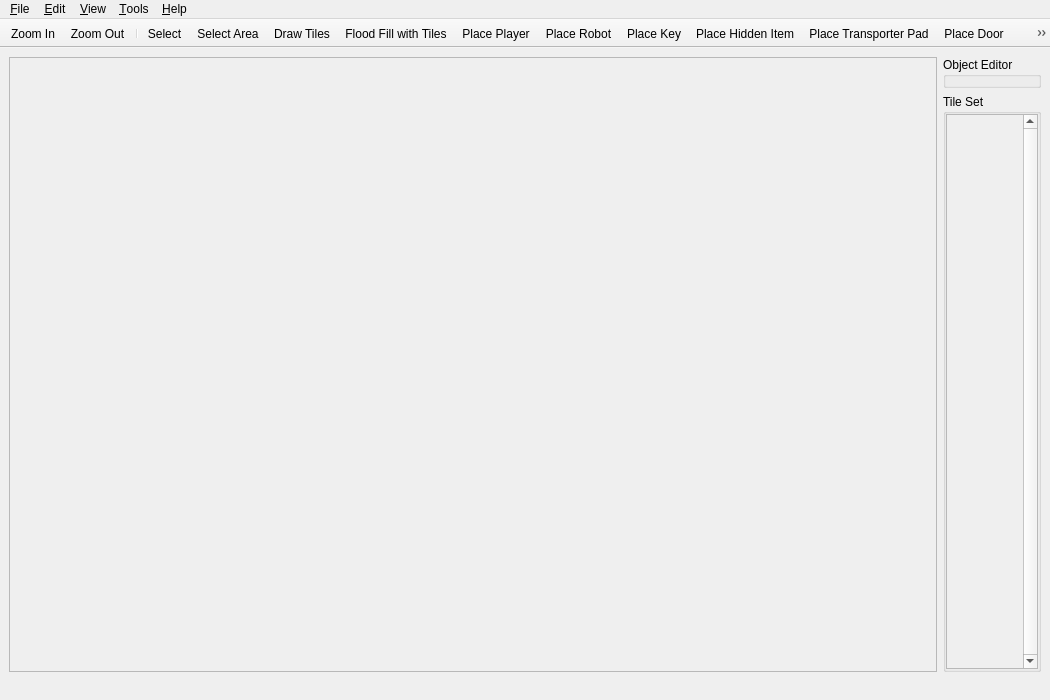
<?xml version="1.0" encoding="UTF-8"?>
<ui version="4.0">
 <class>MainWindow</class>
 <widget class="QMainWindow" name="MainWindow">
  <property name="geometry">
   <rect>
    <x>0</x>
    <y>0</y>
    <width>1050</width>
    <height>700</height>
   </rect>
  </property>
  <widget class="QWidget" name="centralwidget">
   <layout class="QHBoxLayout" name="horizontalLayout" stretch="1,0">
    <item>
     <widget class="ScrollArea" name="scrollAreaMap">
      <property name="sizePolicy">
       <sizepolicy hsizetype="Preferred" vsizetype="Preferred">
        <horstretch>0</horstretch>
        <verstretch>0</verstretch>
       </sizepolicy>
      </property>
      <property name="widgetResizable">
       <bool>true</bool>
      </property>
      <property name="alignment">
       <set>Qt::AlignCenter</set>
      </property>
      <widget class="QWidget" name="scrollAreaWidgetContents_2">
       <property name="geometry">
        <rect>
         <x>0</x>
         <y>0</y>
         <width>917</width>
         <height>611</height>
        </rect>
       </property>
       <layout class="QHBoxLayout" name="horizontalLayout_5">
        <property name="leftMargin">
         <number>0</number>
        </property>
        <property name="topMargin">
         <number>0</number>
        </property>
        <property name="rightMargin">
         <number>0</number>
        </property>
        <property name="bottomMargin">
         <number>0</number>
        </property>
        <item>
         <widget class="MapWidget" name="mapWidget" native="true">
          <property name="sizePolicy">
           <sizepolicy hsizetype="Fixed" vsizetype="Fixed">
            <horstretch>0</horstretch>
            <verstretch>0</verstretch>
           </sizepolicy>
          </property>
         </widget>
        </item>
       </layout>
      </widget>
     </widget>
    </item>
    <item>
     <layout class="QVBoxLayout" name="verticalLayout_3" stretch="0,1">
      <item>
       <widget class="ObjectEditWidget" name="objectEditor">
        <property name="title">
         <string>Object Editor</string>
        </property>
       </widget>
      </item>
      <item>
       <widget class="QGroupBox" name="groupTileSet">
        <property name="sizePolicy">
         <sizepolicy hsizetype="Preferred" vsizetype="Expanding">
          <horstretch>0</horstretch>
          <verstretch>0</verstretch>
         </sizepolicy>
        </property>
        <property name="title">
         <string>Tile Set</string>
        </property>
        <layout class="QVBoxLayout" name="verticalLayout">
         <property name="leftMargin">
          <number>0</number>
         </property>
         <property name="topMargin">
          <number>0</number>
         </property>
         <property name="rightMargin">
          <number>0</number>
         </property>
         <property name="bottomMargin">
          <number>0</number>
         </property>
         <item>
          <widget class="QScrollArea" name="scrollAreaTileSet">
           <property name="sizePolicy">
            <sizepolicy hsizetype="Preferred" vsizetype="Expanding">
             <horstretch>0</horstretch>
             <verstretch>0</verstretch>
            </sizepolicy>
           </property>
           <property name="verticalScrollBarPolicy">
            <enum>Qt::ScrollBarAlwaysOn</enum>
           </property>
           <property name="horizontalScrollBarPolicy">
            <enum>Qt::ScrollBarAsNeeded</enum>
           </property>
           <property name="widgetResizable">
            <bool>true</bool>
           </property>
           <widget class="QWidget" name="scrollAreaWidgetContents">
            <property name="geometry">
             <rect>
              <x>0</x>
              <y>0</y>
              <width>83</width>
              <height>549</height>
             </rect>
            </property>
            <layout class="QHBoxLayout" name="horizontalLayout_2">
             <property name="leftMargin">
              <number>0</number>
             </property>
             <property name="topMargin">
              <number>0</number>
             </property>
             <property name="rightMargin">
              <number>0</number>
             </property>
             <property name="bottomMargin">
              <number>0</number>
             </property>
             <item>
              <widget class="TileWidget" name="tileWidget" native="true">
               <property name="sizePolicy">
                <sizepolicy hsizetype="Fixed" vsizetype="Fixed">
                 <horstretch>0</horstretch>
                 <verstretch>0</verstretch>
                </sizepolicy>
               </property>
              </widget>
             </item>
            </layout>
           </widget>
          </widget>
         </item>
        </layout>
       </widget>
      </item>
     </layout>
    </item>
   </layout>
  </widget>
  <widget class="QMenuBar" name="menubar">
   <property name="geometry">
    <rect>
     <x>0</x>
     <y>0</y>
     <width>1050</width>
     <height>19</height>
    </rect>
   </property>
   <widget class="QMenu" name="menuView">
    <property name="title">
     <string>&amp;View</string>
    </property>
    <addaction name="separator"/>
    <addaction name="actionZoomIn"/>
    <addaction name="actionZoomOut"/>
    <addaction name="separator"/>
    <addaction name="actionShowObjects"/>
    <addaction name="actionShowGrid"/>
    <addaction name="separator"/>
    <addaction name="actionHighlightWalkable"/>
    <addaction name="actionHighlightHoverable"/>
    <addaction name="actionHighlightMoveable"/>
    <addaction name="actionHighlightDestructible"/>
    <addaction name="actionHighlightShootThrough"/>
    <addaction name="actionHighlightPushOnto"/>
    <addaction name="actionHighlightSearchable"/>
   </widget>
   <widget class="QMenu" name="menuFile">
    <property name="title">
     <string>&amp;File</string>
    </property>
    <addaction name="separator"/>
    <addaction name="actionNew"/>
    <addaction name="actionOpen"/>
    <addaction name="actionSave"/>
    <addaction name="actionSaveAs"/>
    <addaction name="separator"/>
    <addaction name="actionQuit"/>
   </widget>
   <widget class="QMenu" name="menuHelp">
    <property name="title">
     <string>&amp;Help</string>
    </property>
    <addaction name="actionHowToUse"/>
    <addaction name="actionAbout"/>
   </widget>
   <widget class="QMenu" name="menuTools">
    <property name="title">
     <string>&amp;Tools</string>
    </property>
    <addaction name="separator"/>
    <addaction name="actionSelect"/>
    <addaction name="actionSelectArea"/>
    <addaction name="separator"/>
    <addaction name="actionDrawTiles"/>
    <addaction name="actionFloodFill"/>
    <addaction name="separator"/>
    <addaction name="actionPlacePlayer"/>
    <addaction name="actionPlaceRobot"/>
    <addaction name="actionPlaceKey"/>
    <addaction name="actionPlaceHiddenItem"/>
    <addaction name="actionPlaceTransporterPad"/>
    <addaction name="actionPlaceDoor"/>
    <addaction name="actionPlaceElevator"/>
    <addaction name="actionPlaceTrashCompactor"/>
    <addaction name="actionPlaceWaterRaft"/>
    <addaction name="actionDeleteObject"/>
    <addaction name="separator"/>
    <addaction name="actionValidateMap"/>
   </widget>
   <widget class="QMenu" name="menuEdit">
    <property name="title">
     <string>&amp;Edit</string>
    </property>
    <addaction name="actionSelectAll"/>
    <addaction name="actionCopyArea"/>
    <addaction name="actionCopyObjects"/>
    <addaction name="actionCutArea"/>
    <addaction name="actionCutObjects"/>
    <addaction name="actionPaste"/>
    <addaction name="separator"/>
    <addaction name="actionFill"/>
   </widget>
   <addaction name="menuFile"/>
   <addaction name="menuEdit"/>
   <addaction name="menuView"/>
   <addaction name="menuTools"/>
   <addaction name="menuHelp"/>
  </widget>
  <widget class="QStatusBar" name="statusbar">
   <property name="sizeGripEnabled">
    <bool>false</bool>
   </property>
  </widget>
  <widget class="QToolBar" name="toolBar">
   <property name="windowTitle">
    <string>Main Toolbar</string>
   </property>
   <property name="movable">
    <bool>false</bool>
   </property>
   <property name="iconSize">
    <size>
     <width>16</width>
     <height>16</height>
    </size>
   </property>
   <property name="floatable">
    <bool>false</bool>
   </property>
   <attribute name="toolBarArea">
    <enum>TopToolBarArea</enum>
   </attribute>
   <attribute name="toolBarBreak">
    <bool>false</bool>
   </attribute>
   <addaction name="actionZoomIn"/>
   <addaction name="actionZoomOut"/>
   <addaction name="separator"/>
   <addaction name="actionSelect"/>
   <addaction name="actionSelectArea"/>
   <addaction name="actionDrawTiles"/>
   <addaction name="actionFloodFill"/>
   <addaction name="actionPlacePlayer"/>
   <addaction name="actionPlaceRobot"/>
   <addaction name="actionPlaceKey"/>
   <addaction name="actionPlaceHiddenItem"/>
   <addaction name="actionPlaceTransporterPad"/>
   <addaction name="actionPlaceDoor"/>
   <addaction name="actionPlaceElevator"/>
   <addaction name="actionPlaceTrashCompactor"/>
   <addaction name="actionPlaceWaterRaft"/>
   <addaction name="actionDeleteObject"/>
  </widget>
  <action name="actionHighlightWalkable">
   <property name="checkable">
    <bool>true</bool>
   </property>
   <property name="text">
    <string>Highlight &amp;Walkable</string>
   </property>
   <property name="toolTip">
    <string>Highlight walkable tiles</string>
   </property>
   <property name="shortcut">
    <string>1</string>
   </property>
  </action>
  <action name="actionHighlightHoverable">
   <property name="checkable">
    <bool>true</bool>
   </property>
   <property name="text">
    <string>Highlight &amp;Hoverable</string>
   </property>
   <property name="toolTip">
    <string>Highlight hoverable tiles</string>
   </property>
   <property name="shortcut">
    <string>2</string>
   </property>
  </action>
  <action name="actionHighlightMoveable">
   <property name="checkable">
    <bool>true</bool>
   </property>
   <property name="text">
    <string>Highlight &amp;Movable</string>
   </property>
   <property name="toolTip">
    <string>Highlight movable tiles</string>
   </property>
   <property name="shortcut">
    <string>3</string>
   </property>
  </action>
  <action name="actionHighlightDestructible">
   <property name="checkable">
    <bool>true</bool>
   </property>
   <property name="text">
    <string>Highlight &amp;Destructible</string>
   </property>
   <property name="toolTip">
    <string>Highlight destructible tiles</string>
   </property>
   <property name="shortcut">
    <string>4</string>
   </property>
  </action>
  <action name="actionHighlightShootThrough">
   <property name="checkable">
    <bool>true</bool>
   </property>
   <property name="text">
    <string>Highlight Shoot &amp;Through</string>
   </property>
   <property name="toolTip">
    <string>Highlight tiles that can be shot through</string>
   </property>
   <property name="shortcut">
    <string>5</string>
   </property>
  </action>
  <action name="actionHighlightPushOnto">
   <property name="checkable">
    <bool>true</bool>
   </property>
   <property name="text">
    <string>Highlight &amp;Push Onto</string>
   </property>
   <property name="toolTip">
    <string>Highlight tiles onto which objects can be pushed</string>
   </property>
   <property name="shortcut">
    <string>6</string>
   </property>
  </action>
  <action name="actionHighlightSearchable">
   <property name="checkable">
    <bool>true</bool>
   </property>
   <property name="text">
    <string>Highlight &amp;Searchable</string>
   </property>
   <property name="toolTip">
    <string>Highlight searchable tiles</string>
   </property>
   <property name="shortcut">
    <string>7</string>
   </property>
  </action>
  <action name="actionQuit">
   <property name="text">
    <string>&amp;Quit</string>
   </property>
   <property name="shortcut">
    <string>Ctrl+Q</string>
   </property>
  </action>
  <action name="actionZoomIn">
   <property name="icon">
    <iconset resource="../res/res.qrc">
     <normaloff>:/zoom_in.svg</normaloff>:/zoom_in.svg</iconset>
   </property>
   <property name="text">
    <string>Zoom &amp;In</string>
   </property>
   <property name="toolTip">
    <string>Zoom In</string>
   </property>
   <property name="shortcut">
    <string>+</string>
   </property>
  </action>
  <action name="actionZoomOut">
   <property name="icon">
    <iconset resource="../res/res.qrc">
     <normaloff>:/zoom_out.svg</normaloff>:/zoom_out.svg</iconset>
   </property>
   <property name="text">
    <string>Zoom &amp;Out</string>
   </property>
   <property name="shortcut">
    <string>-</string>
   </property>
  </action>
  <action name="actionShowObjects">
   <property name="checkable">
    <bool>true</bool>
   </property>
   <property name="text">
    <string>&amp;Show Objects</string>
   </property>
   <property name="shortcut">
    <string>Space</string>
   </property>
  </action>
  <action name="actionAbout">
   <property name="text">
    <string>&amp;About</string>
   </property>
  </action>
  <action name="actionClickEveryTile">
   <property name="text">
    <string>Click Every Tile</string>
   </property>
  </action>
  <action name="actionSelect">
   <property name="checkable">
    <bool>true</bool>
   </property>
   <property name="icon">
    <iconset resource="../res/res.qrc">
     <normaloff>:/pointer.svg</normaloff>:/pointer.svg</iconset>
   </property>
   <property name="text">
    <string>&amp;Select</string>
   </property>
   <property name="toolTip">
    <string>Select objects on the map. Click on them to display and edit their properties.</string>
   </property>
   <property name="shortcut">
    <string>Esc</string>
   </property>
  </action>
  <action name="actionDrawTiles">
   <property name="checkable">
    <bool>true</bool>
   </property>
   <property name="icon">
    <iconset resource="../res/res.qrc">
     <normaloff>:/paintbrush.svg</normaloff>:/paintbrush.svg</iconset>
   </property>
   <property name="text">
    <string>Draw &amp;Tiles</string>
   </property>
   <property name="toolTip">
    <string>Draw map tiles. Use this to draw the map background.</string>
   </property>
   <property name="shortcut">
    <string>T</string>
   </property>
  </action>
  <action name="actionShowGrid">
   <property name="checkable">
    <bool>true</bool>
   </property>
   <property name="text">
    <string>Show &amp;Grid</string>
   </property>
   <property name="shortcut">
    <string>G</string>
   </property>
  </action>
  <action name="actionLoadTilesetFromFile">
   <property name="text">
    <string>Load Tileset from &amp;File...</string>
   </property>
  </action>
  <action name="actionPlacePlayer">
   <property name="checkable">
    <bool>true</bool>
   </property>
   <property name="icon">
    <iconset resource="../res/res.qrc">
     <normaloff>:/stickfigure.svg</normaloff>:/stickfigure.svg</iconset>
   </property>
   <property name="text">
    <string>Place &amp;Player</string>
   </property>
   <property name="toolTip">
    <string>Place player</string>
   </property>
   <property name="shortcut">
    <string>P</string>
   </property>
  </action>
  <action name="actionPlaceRobot">
   <property name="checkable">
    <bool>true</bool>
   </property>
   <property name="icon">
    <iconset resource="../res/res.qrc">
     <normaloff>:/hoverbot.svg</normaloff>:/hoverbot.svg</iconset>
   </property>
   <property name="text">
    <string>Place &amp;Robot</string>
   </property>
   <property name="toolTip">
    <string>Place robot</string>
   </property>
   <property name="shortcut">
    <string>R</string>
   </property>
  </action>
  <action name="actionDeleteObject">
   <property name="checkable">
    <bool>true</bool>
   </property>
   <property name="icon">
    <iconset resource="../res/res.qrc">
     <normaloff>:/cross.svg</normaloff>:/cross.svg</iconset>
   </property>
   <property name="text">
    <string>Delete &amp;Object</string>
   </property>
   <property name="shortcut">
    <string>X</string>
   </property>
  </action>
  <action name="actionPlaceDoor">
   <property name="checkable">
    <bool>true</bool>
   </property>
   <property name="text">
    <string>Place &amp;Door</string>
   </property>
   <property name="toolTip">
    <string>Place door</string>
   </property>
   <property name="shortcut">
    <string>D</string>
   </property>
  </action>
  <action name="actionPlaceTransporterPad">
   <property name="checkable">
    <bool>true</bool>
   </property>
   <property name="text">
    <string>Place Transporter P&amp;ad</string>
   </property>
   <property name="toolTip">
    <string>Place transporter pad</string>
   </property>
   <property name="shortcut">
    <string>N</string>
   </property>
  </action>
  <action name="actionPlaceTrashCompactor">
   <property name="checkable">
    <bool>true</bool>
   </property>
   <property name="text">
    <string>Place Trash &amp;Compactor</string>
   </property>
   <property name="toolTip">
    <string>Place trash compactor</string>
   </property>
   <property name="shortcut">
    <string>C</string>
   </property>
  </action>
  <action name="actionPlaceElevator">
   <property name="checkable">
    <bool>true</bool>
   </property>
   <property name="text">
    <string>Place &amp;Elevator</string>
   </property>
   <property name="toolTip">
    <string>Place elevator</string>
   </property>
   <property name="shortcut">
    <string>E</string>
   </property>
  </action>
  <action name="actionPlaceWaterRaft">
   <property name="checkable">
    <bool>true</bool>
   </property>
   <property name="text">
    <string>Place &amp;Water Raft</string>
   </property>
   <property name="toolTip">
    <string>Place water raft</string>
   </property>
   <property name="shortcut">
    <string>W</string>
   </property>
  </action>
  <action name="actionPlaceKey">
   <property name="checkable">
    <bool>true</bool>
   </property>
   <property name="text">
    <string>Place &amp;Key</string>
   </property>
   <property name="toolTip">
    <string>Place key</string>
   </property>
   <property name="shortcut">
    <string>K</string>
   </property>
  </action>
  <action name="actionPlaceHiddenItem">
   <property name="checkable">
    <bool>true</bool>
   </property>
   <property name="text">
    <string>Place Hidden &amp;Item</string>
   </property>
   <property name="toolTip">
    <string>Place hidden item</string>
   </property>
   <property name="shortcut">
    <string>I</string>
   </property>
  </action>
  <action name="actionOpen">
   <property name="text">
    <string>&amp;Open Map...</string>
   </property>
   <property name="shortcut">
    <string>Ctrl+O</string>
   </property>
  </action>
  <action name="actionSave">
   <property name="text">
    <string>&amp;Save Map</string>
   </property>
   <property name="shortcut">
    <string>Ctrl+S</string>
   </property>
  </action>
  <action name="actionSaveAs">
   <property name="text">
    <string>Save Map &amp;As...</string>
   </property>
   <property name="shortcut">
    <string>Ctrl+Shift+S</string>
   </property>
  </action>
  <action name="actionNew">
   <property name="text">
    <string>&amp;New Map</string>
   </property>
   <property name="shortcut">
    <string>Ctrl+N</string>
   </property>
  </action>
  <action name="actionFloodFill">
   <property name="checkable">
    <bool>true</bool>
   </property>
   <property name="icon">
    <iconset resource="../res/res.qrc">
     <normaloff>:/pour_bucket.svg</normaloff>:/pour_bucket.svg</iconset>
   </property>
   <property name="text">
    <string>&amp;Flood Fill with Tiles</string>
   </property>
   <property name="shortcut">
    <string>F</string>
   </property>
  </action>
  <action name="actionSelectArea">
   <property name="checkable">
    <bool>true</bool>
   </property>
   <property name="icon">
    <iconset resource="../res/res.qrc">
     <normaloff>:/dashed_rectangle.svg</normaloff>:/dashed_rectangle.svg</iconset>
   </property>
   <property name="text">
    <string>Select &amp;Area</string>
   </property>
   <property name="shortcut">
    <string>A</string>
   </property>
  </action>
  <action name="actionCopyArea">
   <property name="text">
    <string>&amp;Copy</string>
   </property>
   <property name="toolTip">
    <string>Copy the area on the map selected with the select area tool.</string>
   </property>
   <property name="shortcut">
    <string>Ctrl+C</string>
   </property>
  </action>
  <action name="actionCutArea">
   <property name="text">
    <string>Cu&amp;t</string>
   </property>
   <property name="toolTip">
    <string>Cut the area on the map selected with the select area tool</string>
   </property>
   <property name="shortcut">
    <string>Ctrl+X</string>
   </property>
  </action>
  <action name="actionPaste">
   <property name="text">
    <string>&amp;Paste</string>
   </property>
   <property name="shortcut">
    <string>Ctrl+V</string>
   </property>
  </action>
  <action name="actionCopyObjects">
   <property name="text">
    <string>Copy &amp;Objects</string>
   </property>
  </action>
  <action name="actionCutObjects">
   <property name="text">
    <string>Cut O&amp;bjects</string>
   </property>
  </action>
  <action name="actionFill">
   <property name="text">
    <string>&amp;Fill</string>
   </property>
   <property name="shortcut">
    <string>Ctrl+F</string>
   </property>
  </action>
  <action name="actionSelectAll">
   <property name="text">
    <string>Select &amp;All</string>
   </property>
   <property name="shortcut">
    <string>Ctrl+A</string>
   </property>
  </action>
  <action name="actionValidateMap">
   <property name="icon">
    <iconset resource="../res/res.qrc">
     <normaloff>:/caution.svg</normaloff>:/caution.svg</iconset>
   </property>
   <property name="text">
    <string>&amp;Validate Map</string>
   </property>
   <property name="shortcut">
    <string>F5</string>
   </property>
  </action>
  <action name="actionRandomizeGrass">
   <property name="text">
    <string>Randomize Grass</string>
   </property>
   <property name="toolTip">
    <string>Randomizes light grass to look less uniform.</string>
   </property>
   <property name="shortcut">
    <string>Ctrl+Shift+G</string>
   </property>
  </action>
  <action name="actionRandomizeDirt">
   <property name="text">
    <string>Randomize Dirt</string>
   </property>
   <property name="toolTip">
    <string>Randomizes dirt to look less uniform</string>
   </property>
   <property name="shortcut">
    <string>Ctrl+Shift+D</string>
   </property>
  </action>
  <action name="actionLoadPetTileset">
   <property name="text">
    <string>Load Built-in PET Tileset</string>
   </property>
   <property name="toolTip">
    <string>Load the built-in tileset from the PET version of the game</string>
   </property>
  </action>
  <action name="actionHowToUse">
   <property name="text">
    <string>&amp;How To Use</string>
   </property>
   <property name="toolTip">
    <string>Show an explanation of how to use the map editor</string>
   </property>
   <property name="shortcut">
    <string>F1</string>
   </property>
  </action>
 </widget>
 <customwidgets>
  <customwidget>
   <class>TileWidget</class>
   <extends>QWidget</extends>
   <header>tilewidget.h</header>
   <container>1</container>
  </customwidget>
  <customwidget>
   <class>MapWidget</class>
   <extends>QWidget</extends>
   <header>mapwidget.h</header>
   <container>1</container>
  </customwidget>
  <customwidget>
   <class>ObjectEditWidget</class>
   <extends>QGroupBox</extends>
   <header>objecteditwidget.h</header>
   <container>1</container>
  </customwidget>
  <customwidget>
   <class>ScrollArea</class>
   <extends>QScrollArea</extends>
   <header>scrollarea.h</header>
   <container>1</container>
  </customwidget>
 </customwidgets>
 <resources>
  <include location="../res/res.qrc"/>
 </resources>
 <connections/>
</ui>
